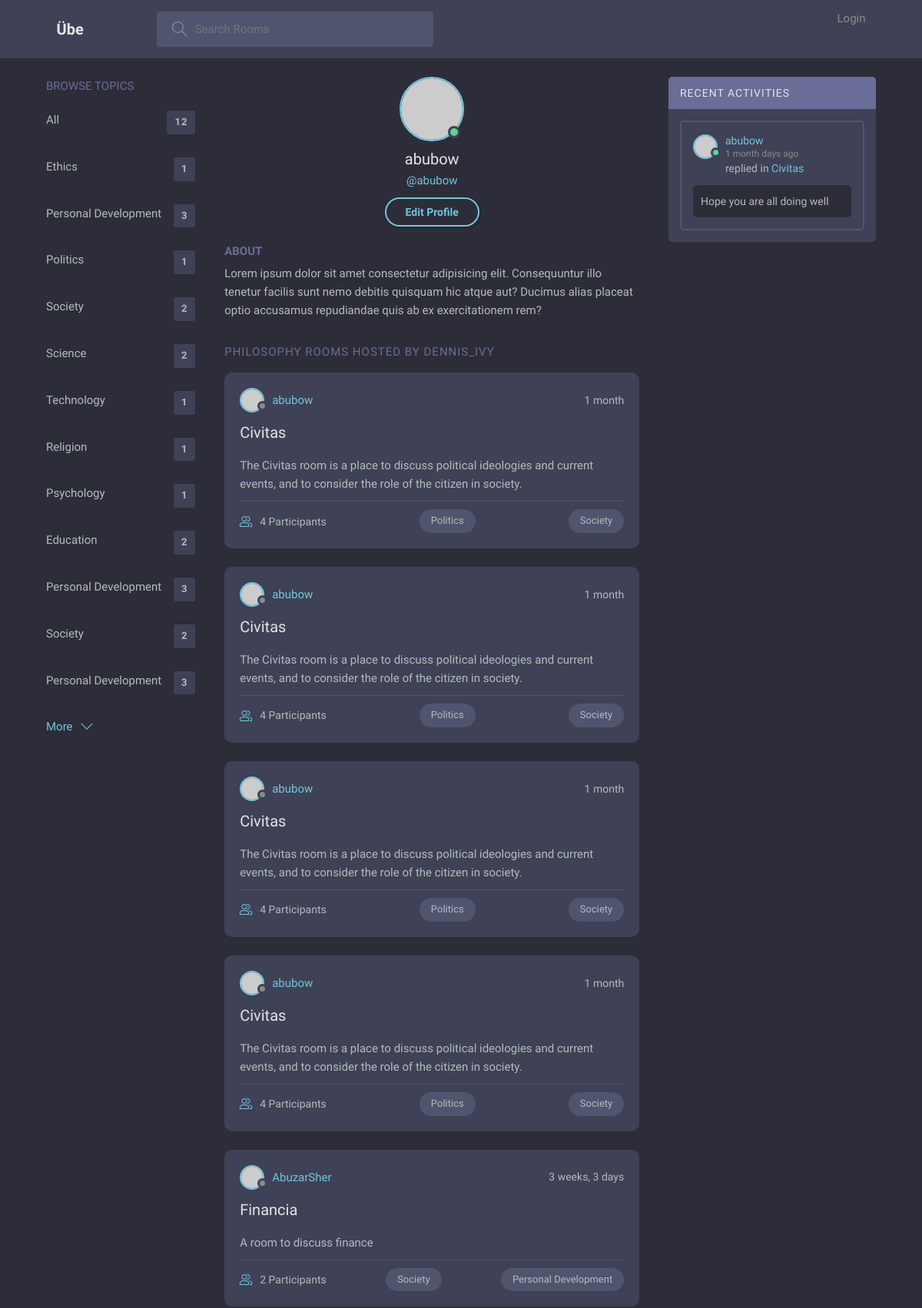
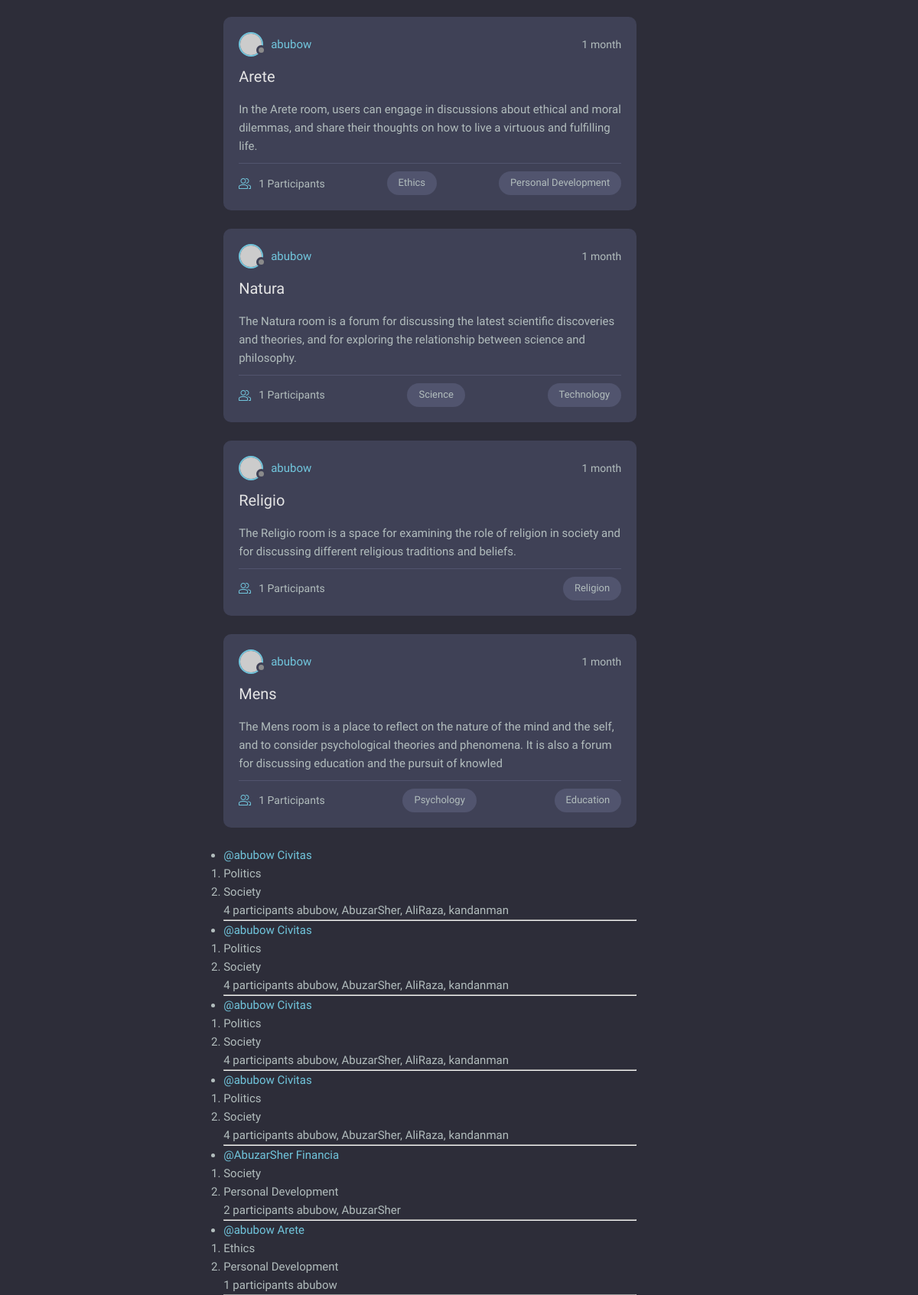
Page /profile/1/ (upper part) on the committed database (2 pictures, top to bottom).
### base/models.py (models this page shows, shortened)
class Topic(models.Model):
    id = models.AutoField(primary_key=True)
    name = models.CharField(max_length=50)
    description = models.CharField(max_length=200)
    link = models.CharField(max_length=50)

class Room(models.Model):
    id = models.AutoField(primary_key=True, unique=True, auto_created=True)
    name = models.CharField(max_length=50)
    description = models.CharField(max_length=200, null=True, blank=True)
    link = models.CharField(max_length=50, unique=True)
    topics = models.ManyToManyField('Topic', related_name='rooms', blank=True)
    participants = models.ManyToManyField(
        User, related_name='rooms_joined', blank=True)
    host = models.ForeignKey(
        User, on_delete=models.CASCADE, related_name='rooms_hosted')
    updated = models.DateTimeField(auto_now=True)
    created = models.DateTimeField(auto_now_add=True)
    class Meta:
        ordering = ['-updated', '-created']

class Message(models.Model):
    user = models.ForeignKey(User, on_delete=models.CASCADE)
    room = models.ForeignKey(Room, on_delete=models.CASCADE)
    message = models.TextField()
    updated = models.DateTimeField(auto_now=True)
    created = models.DateTimeField(auto_now_add=True)
    class Meta:
        ordering = ['-updated', '-created']
    def __str__(self):
        return self.message

### base/views.py (the view)
# urls.py: path('profile/<str:pk>/', views.userProfile, name='profile'),
def userProfile(request, pk):
    user = User.objects.get(id=pk)
    rooms = user.rooms_hosted.all() | user.rooms_joined.all()
    topics = Topic.objects.filter(rooms__in=rooms)
    recent_messages = Message.objects.filter(
        user=user).order_by('-created')[:5]
    context = {
        "profuser": user,
        "rooms": rooms,
        "topics": topics,
        "recent_messages": recent_messages,
    }
    return render(request, 'base/profile.html', context)

### base/templates/base/profile.html
{% extends 'main.html' %} {% block content %}
<main class="profile-page layout layout--3">
	<div class="container">
		<div>
      {% include "components/topic_list.html" %}
    </div>
        <div class="roomList">
            <div class="profile">
              <div class="profile__avatar">
                <div class="avatar avatar--large active">
                  <img src="https://randomuser.me/api/portraits/men/11.jpg" />
                </div>
              </div>
              <div class="profile__info">
                <h3>
                    {{ profuser.username }}
                </h3>
                <p>@{{ profuser.username }}
                </p>
                {% if user == request.user %}
                <a href="{% url 'edit-profile' profuser.id %}" class="btn btn--main btn--pill">Edit Profile</a>
                {% endif %}
              </div>
              <div class="profile__about">
                <h3>About</h3>
                <p>
                  Lorem ipsum dolor sit amet consectetur adipisicing elit. Consequuntur illo tenetur
                  facilis sunt nemo debitis quisquam hic atque aut? Ducimus alias placeat optio
                  accusamus repudiandae quis ab ex exercitationem rem?
                </p>
              </div>
            </div>
            <div class="roomList__header">
              <div>
                <h2>Philosophy Rooms Hosted by dennis_ivy</a>
                </h2>
              </div>
            </div>
            {% include "components/feed.html" %}
          </div>
		<div>{% include "components/recent_activity.html" %}</div>
	</div>
</main>
{% endblock content %}

### base/templates/components/topic_list.html
<div class="topics">
	<div class="topics__header">
		<h2>Browse Topics</h2>
	</div>
	<ul class="topics__list">
		<li>
			<a
				href="{% url 'home' %}"
				>All <span>{{topics.count}}</span></a
			>
		</li>
		{% for topic in topics %}
		<li>
			<a href="{% url 'home' %}?q={{ topic.name }}"
				>{{ topic.name }}
				<span>{{ topic.rooms.count }}</span>
			</a>
		</li>
		{% endfor %}
	</ul>
	<a
		class="btn btn--link"
		href="topics.html">
		More
		<svg
			version="1.1"
			xmlns="http://www.w3.org/2000/svg"
			width="32"
			height="32"
			viewBox="0 0 32 32">
			<title>chevron-down</title>
			<path d="M16 21l-13-13h-3l16 16 16-16h-3l-13 13z"></path>
		</svg>
	</a>
</div>

### base/templates/components/feed.html (shortened to what this page needs)
{% for room in rooms %}
<div class="roomListRoom">
	<div class="roomListRoom__header">
		<a
			href="{% url 'profile' room.host.id %}"
			class="roomListRoom__author">
			<div class="avatar avatar--small">
				<img src="https://randomuser.me/api/portraits/women/11.jpg" />
			</div>
			<span> {{ room.host.username }} </span>
		</a>
		<div class="roomListRoom__actions">
			<span> {{ room.created|timesince }} </span>
		</div>
	</div>
	<div class="roomListRoom__content">
		<a href="{% url 'room' room.link %}"> {{ room.name }} </a>
		<p>{{ room.description.strip|truncatechars:200 }}</p>
	</div>
	<div class="roomListRoom__meta">
		<a
			href="{% url 'room' room.link %}"
			class="roomListRoom__joined">
			{{ room.participants.count }} Participants
		</a>
		{% for topic in room.topics.all|slice:":2" %}
			<p class="roomListRoom__topic">{{ topic.name }}</p>
		{% endfor %}
	</div>
</div>
{% endfor %}
<div>
	<ul>
		{% for room in rooms %}
		<li>
			<a href="{%url 'profile' room.host.id %}">
				@{{room.host.username}}
			</a>
			<a href="{% url 'room' room.link %}">{{ room.name }}</a>
			<ol>
				{% for topic in room.topics.all %}
				<li>{{ topic.name }}</li>
				{% endfor %}
			</ol>
			<span> {{ room.participants.count }} participants </span>
			<small> {{ room.participants.all|join:", " }} </small>
			<hr />
		</li>
		{% endfor %}
	</ul>
</div>

### base/templates/components/recent_activity.html (shortened to what this page needs)
<div class="activities">
	<div class="activities__header">
		<h2>Recent Activities</h2>
	</div>
	{% for post in recent_messages %}
	<div class="activities__box">
		<div class="activities__boxHeader roomListRoom__header">
			<a
				href="{% url 'profile' post.user.id %}"
				class="roomListRoom__author">
				<div class="avatar avatar--small active">
					<img src="https://randomuser.me/api/portraits/men/13.jpg" />
				</div>
				<p>
					{{ post.user.username }}
					<span> {{ post.created|timesince}} days ago</span>
				</p>
			</a>
		</div>
		<div class="activities__boxContent">
			<p>
				replied in
				<a href="{% url 'room' post.room.link %}">
					{{ post.room.name }}
				</a>
			</p>
			<div class="activities__boxRoomContent">
				<p>{{ post|truncatechars:100 }}</p>
			</div>
		</div>
	</div>
	{% endfor %}
</div>

### rows in the picture
Topic: name "Ethics", rooms.count "1"
Topic: name "Personal Development", rooms.count "3"
Topic: name "Politics", rooms.count "1"
Topic: name "Society", rooms.count "2"
Topic: name "Science", rooms.count "2"
Topic: name "Technology", rooms.count "1"
Topic: name "Religion", rooms.count "1"
Topic: name "Psychology", rooms.count "1"
Topic: name "Education", rooms.count "2"
Room: host.username "abubow", created "1 month", name "Civitas", description.strip "The Civitas room is a place to discuss political ideologies and current events, and to consider the role of the citizen in society.", participants.count "4", participants.all "abubow, AbuzarSher, AliRaza, kandanman"
Room: host.username "AbuzarSher", created "3 weeks, 3 days", name "Financia", description.strip "A room to discuss finance", participants.count "2", participants.all "abubow, AbuzarSher"
Room: host.username "abubow", created "1 month", name "Arete", description.strip "In the Arete room, users can engage in discussions about ethical and moral dilemmas, and share their thoughts on how to live a virtuous and fulfilling life.", participants.count "1", participants.all "abubow"
Room: host.username "abubow", created "1 month", name "Natura", description.strip "The Natura room is a forum for discussing the latest scientific discoveries and theories, and for exploring the relationship between science and philosophy.", participants.count "1"
Room: host.username "abubow", created "1 month", name "Religio", description.strip "The Religio room is a space for examining the role of religion in society and for discussing different religious traditions and beliefs.", participants.count "1"
Room: host.username "abubow", created "1 month", name "Mens", description.strip "The Mens room is a place to reflect on the nature of the mind and the self, and to consider psychological theories and phenomena. It is also a forum for discussing education and the pursuit of knowled", participants.count "1"
Message: user.username "abubow", created "1 month", room.name "Civitas", message "Hope you are all doing well"

### other values in the picture
{{ topics.count }} "12"
{{ profuser.username }} "abubow"
